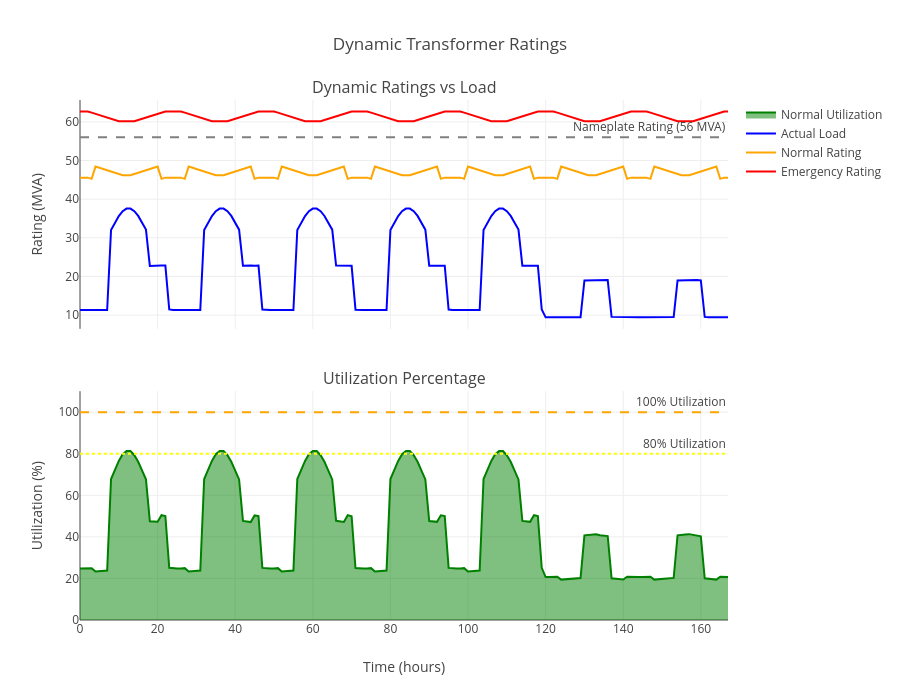

Notebook source saved alongside this figure:
### Code cell
ratings_fig = create_dynamic_ratings_plot(results['ratings'])
ratings_fig.show()

### Figure 1 — Plotly figure (JSON) as saved in the notebook; plotly's stock layout.template omitted (floating-point values rounded to 4 significant figures; data arrays with more than 128 entries replaced by an {"elided": "..."} marker saying what was removed)
{"data": [{"hovertemplate": "Hour: %{x}<br>Rating: %{y:.1f} MVA<extra></extra>", "line": {"color": "red", "width": 2}, "name": "Emergency Rating", "type": "scatter", "x": {"elided": "168 int values"}, "xaxis": "x", "y": {"elided": "168 float values"}, "yaxis": "y"}, {"hovertemplate": "Hour: %{x}<br>Rating: %{y:.1f} MVA<extra></extra>", "line": {"color": "orange", "width": 2}, "name": "Normal Rating", "type": "scatter", "x": {"elided": "168 int values"}, "xaxis": "x", "y": {"elided": "168 float values"}, "yaxis": "y"}, {"hovertemplate": "Hour: %{x}<br>Load: %{y:.1f} MVA<extra></extra>", "line": {"color": "blue", "width": 2}, "name": "Actual Load", "type": "scatter", "x": {"elided": "168 int values"}, "xaxis": "x", "y": {"elided": "168 float values"}, "yaxis": "y"}, {"fill": "tonexty", "hovertemplate": "Hour: %{x}<br>Utilization: %{y:.1f}%<extra></extra>", "line": {"color": "green", "width": 2}, "name": "Normal Utilization", "type": "scatter", "x": {"elided": "168 int values"}, "xaxis": "x2", "y": {"elided": "168 float values"}, "yaxis": "y2"}], "layout": {"annotations": [{"font": {"size": 16}, "showarrow": false, "text": "Dynamic Ratings vs Load", "x": 0.5, "xanchor": "center", "xref": "paper", "y": 1, "yanchor": "bottom", "yref": "paper"}, {"font": {"size": 16}, "showarrow": false, "text": "Utilization Percentage", "x": 0.5, "xanchor": "center", "xref": "paper", "y": 0.44, "yanchor": "bottom", "yref": "paper"}, {"showarrow": false, "text": "Nameplate Rating (56 MVA)", "x": 1, "xanchor": "right", "xref": "x domain", "y": 56, "yanchor": "bottom", "yref": "y"}, {"showarrow": false, "text": "100% Utilization", "x": 1, "xanchor": "right", "xref": "x2 domain", "y": 100, "yanchor": "bottom", "yref": "y2"}, {"showarrow": false, "text": "80% Utilization", "x": 1, "xanchor": "right", "xref": "x2 domain", "y": 80, "yanchor": "bottom", "yref": "y2"}], "height": 700, "hovermode": "x unified", "shapes": [{"line": {"color": "gray", "dash": "dash"}, "type": "line", "x0": 0, "x1": 1, "xref": "x domain", "y0": 56, "y1": 56, "yref": "y"}, {"line": {"color": "orange", "dash": "dash"}, "type": "line", "x0": 0, "x1": 1, "xref": "x2 domain", "y0": 100, "y1": 100, "yref": "y2"}, {"line": {"color": "yellow", "dash": "dot"}, "type": "line", "x0": 0, "x1": 1, "xref": "x2 domain", "y0": 80, "y1": 80, "yref": "y2"}], "showlegend": true, "title": {"text": "Dynamic Transformer Ratings", "x": 0.5}, "xaxis": {"anchor": "y", "domain": [0, 1], "matches": "x2", "showticklabels": false}, "xaxis2": {"anchor": "y2", "domain": [0, 1], "title": {"text": "Time (hours)"}}, "yaxis": {"anchor": "x", "domain": [0.56, 1], "title": {"text": "Rating (MVA)"}}, "yaxis2": {"anchor": "x2", "domain": [0, 0.44], "title": {"text": "Utilization (%)"}}}}
